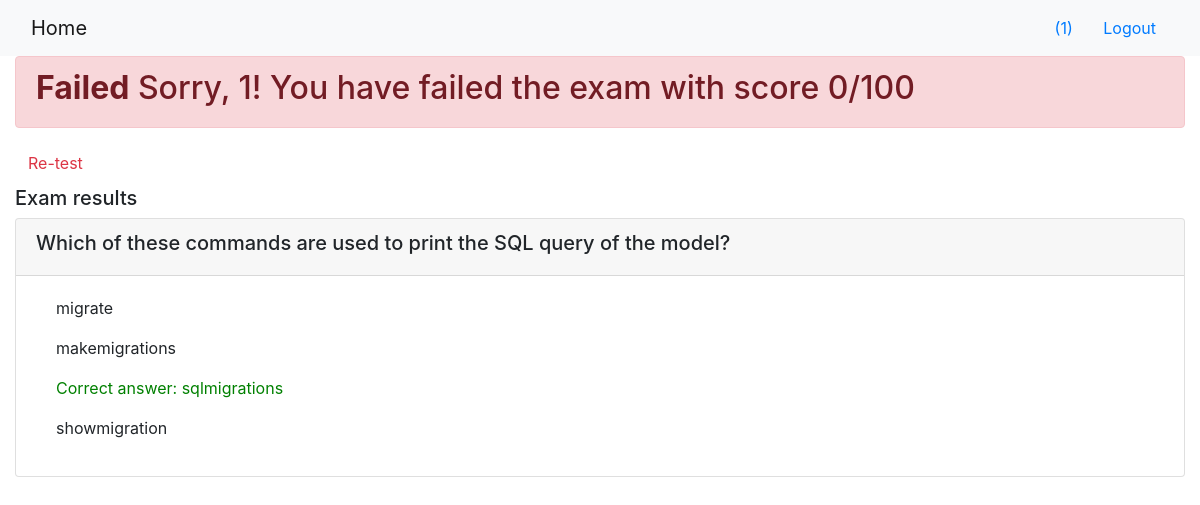
The page /onlinecourse/course/1/submission/1/result/ (signed in) on the database its author committed.
### onlinecourse/models.py (models this page shows)
class Question(models.Model):
    course = models.ManyToManyField(Course)
    lesson = models.ForeignKey(Lesson, on_delete=models.CASCADE)
    question_text = models.CharField(max_length=1000)
    grade = models.FloatField()
    def is_get_score(self, selected_ids):
        all_answers = self.choice_set.filter(is_correct=True).count()
        selected_correct = self.choice_set.filter(is_correct=True, id__in=selected_ids).count()
        if all_answers == selected_correct:
            return True
        else:
            return False

class Choice(models.Model):
    question_id = models.ForeignKey(Question, on_delete=models.CASCADE, default=0)
    choice_text = models.CharField(max_length=1000)
    is_correct = models.BooleanField()

### onlinecourse/views.py (the view)
# urls.py: path('course/<int:course_id>/submission/<int:submission_id>/result/', views.show_exam_result,
def show_exam_result(request, course_id, submission_id):
    context = {}
    context['submission'] = []
    all_points = 0
    score = 0
    course = Course.objects.get(pk=course_id)
    submission = Submission.objects.get(pk=submission_id)
    questions = Question.objects.filter(course=course)
    for each in questions:
        all_points += each.grade
        if each.is_get_score(submission.choices.all()):
            score += each.grade
    context['grade'] = int(score / all_points * 100)
    context['course'] = course
    return render(request, 'onlinecourse/exam_result_bootstrap.html', context)

### onlinecourse/templates/onlinecourse/exam_result_bootstrap.html (shortened to what this page needs)
<!DOCTYPE html>
<html lang="en">
<head>
    {% load static %}
    <link rel="stylesheet" href="https://maxcdn.bootstrapcdn.com/bootstrap/4.5.2/css/bootstrap.min.css">
</head>
<body>
<nav class="navbar navbar-light bg-light">
    <div class="container-fluid">
        <div class="navbar-header">
            <a class="navbar-brand" href="{% url 'onlinecourse:index' %}">Home</a>
        </div>
        <ul class="nav navbar-nav navbar-right">
            {% if user.is_authenticated %}
            <li>
                <a class="btn btn-link" href="#">{{ user.first_name }}({{ user.username }})</a>
                <a class="btn btn-link" href="{% url 'onlinecourse:logout' %}">Logout</a>
            </li>
            {% endif %}
        </ul>
    </div>
</nav>
<div class="container-fluid">
    {% if grade > 80 %}
    <div class="alert alert-success">
        <h2><b>Congratulations, {{user.username}}!</b> You have passed the exam with score {{grade}}/100</h2>
    </div>
    {% else %}
    <div class="alert alert-danger">
        <h2><b>Failed</b> Sorry, {{user.username}}! You have failed the exam with score {{grade}}/100</h2>
    </div>
    <a class="btn btn-link text-danger" href="{% url 'onlinecourse:course_details' course.id %}">Re-test</a>
    {% endif %}
    <div class="card-columns-vertical mt-1">
        <h5 class="">Exam results</h5>
        <div class="card mt-1">
            {% for question in course.question_set.all%}
            <div class="card-header"><h5>{{question.question_text}}</h5></div>
            <div class="card-body">
                {% for choice in question.choice_set.all %}
                <div class="form-check">
                    <label class="form-check-label">
                        {% if choice.is_correct %}
                        <p style="color: green;">Correct answer: {{choice.choice_text}}</p>
                        {% else %}
                        <p>{{choice.choice_text}}</p>
                        {% endif %}
                    </label>
                </div>
                {% endfor %}
            </div>
            {% endfor %}
        </div>
    </div>
</div>
</body>
</html>

### rows shown on the page
Question: question_text "Which of these commands are used to print the SQL query of the model?"
Choice: choice_text "migrate"
Choice: choice_text "makemigrations"
Choice: choice_text "sqlmigrations"
Choice: choice_text "showmigration"

### other values the page prints
{{ user.username }} "1"
{{ grade }} "0"
